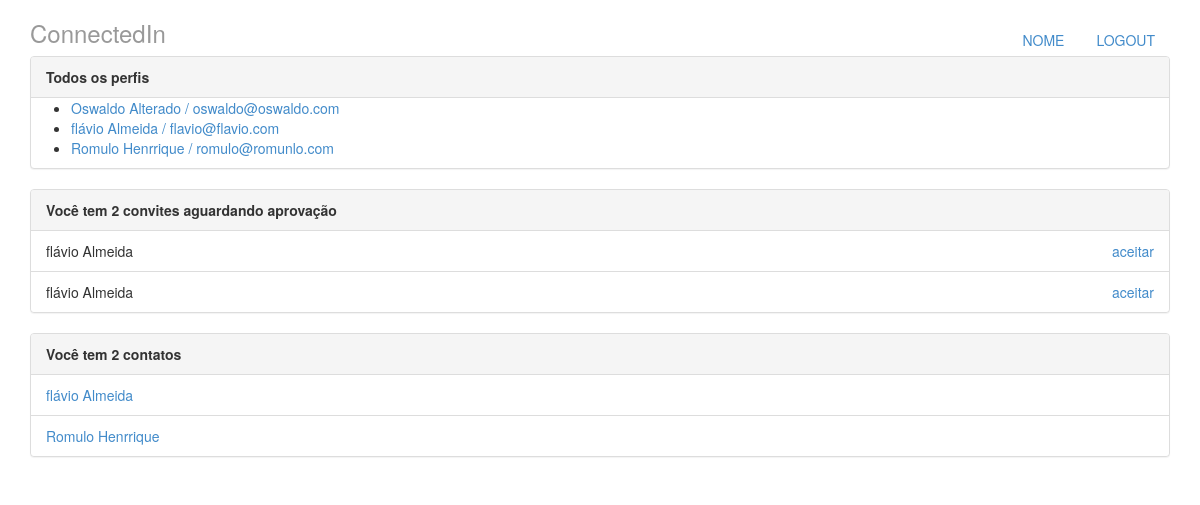
The page / on the database its author committed.
### perfis/models.py (models this page shows, shortened)
class Perfil(models.Model):
	nome = models.CharField(max_length=255, null=False)
	email = models.CharField(max_length=255, null=False)
	telefone = models.CharField(max_length=255, null=False)
	nome_empresa= models.CharField(max_length=255, null=False)
	contatos = models.ManyToManyField('self')

class Convite(models.Model):
	solicitante = models.ForeignKey(Perfil, related_name='convites_feitos')
	convidado = models.ForeignKey(Perfil, related_name = 'convites_recebidos')

### perfis/views.py (the view)
# urls.py: url(r'^$', views.index, name='index'),
def index(request):
	return render(request, 'index.html', {'perfis': Perfil.objects.all(), 'perfil_logado': get_perfil_logado(request)})

### perfis/views.py (called while the page is built)
def get_perfil_logado(request):
	return Perfil.objects.get(id=1)

### perfis/templates/index.html
{% extends "base.html" %}
{% block body %}
<div class="col-lg-12">
	<div class="panel panel-default">
		<div class="panel-heading">
			<strong>Todos os perfis</strong>
		</div>
		{% if perfis %}
			<ul>
				{%for perfil in perfis%}
			<li>
				<a href="{% url 'exibir' perfil.id %}">{{perfil.nome}} / {{perfil.email}}</a>
			</li>
			{% endfor %}
			</ul>
			{% else %}
			<p>Nenhum Perfil encontrado</p>
		{% endif %}
	</div>
	<div class="panel panel-default">
		{% with total_de_convites=perfil_logado.convites_recebidos.count %}
			{% if total_de_convites %}
			<div class="panel-heading">
				<strong>Você tem {{total_de_convites}} convite{{total_de_convites|pluralize}} aguardando aprovação</strong>
			</div>
			<ul class="list-group">
				{% for convite in perfil_logado.convites_recebidos.all %}
				<li class="list-group-item">
					{{ convite.solicitante.nome }}
					<a href="{% url 'aceitar' convite.id %}" class="pull-right">aceitar</a>
				</li>
				{% endfor %}
			</ul>
			{% else %}
			<div class="panel-body">
				<p>Nenhum convite recebido :(</p>
			</div>
			{% endif %}
		{% endwith %}
	</div>
	<div class="panel panel-default">
		{% with total_de_contatos=perfil_logado.contatos.count %}
			{% if total_de_contatos %}
			<div class="panel-heading">
				<strong>Você tem {{total_de_contatos}} contato{{total_de_contatos|pluralize}}</strong>
			</div>
			<ul class="list-group">
				{% for contato in perfil_logado.contatos.all %}
				<li class="list-group-item">
					<a href="{% url 'exibir' contato.id %}"> {{contato.nome}} </a>
				</li>
				{% endfor %}
			</ul>
			{% else %}
			<div class="panel-body">
				<p>Você não possui contatos no momento :(</p>
			</div>
			{% endif %}
		{% endwith %}
	</div>
</div>
{% endblock %}

### perfis/templates/base.html (shortened to what this page needs)
{% load staticfiles %}
<!DOCTYPE html>
<html lang="pt-br">
<head>
	<link rel="stylesheet" type="text/css" href="{% static "styles/bootstrap.css" %}">
	<link rel="stylesheet" type="text/css" href="{% static "main/bootstrap.css" %}">
</head>
<body>
	<div class="container">
		<div class="header">
		<ul class="nav nav-pills pull-right">
			<li><a href="{% url 'index' %}">NOME</a></li>
			<li><a href="/logout/">LOGOUT</a></li>
		</ul>
		<h3 class="text-muted">ConnectedIn</h3>
		</div>
		<div class="row content">
		{% block body %}
		{% endblock %}
	</div>
	</div>
</body>
</html>

### rows shown on the page
Perfil: nome "Oswaldo Alterado", email "oswaldo@oswaldo.com"
Perfil: nome "flávio Almeida", email "flavio@flavio.com"
Perfil: nome "Romulo Henrrique", email "romulo@romunlo.com"
Convite: solicitante.nome "flávio Almeida"
Convite: solicitante.nome "flávio Almeida"

### other values the page prints
{{ total_de_convites }} "2"
{{ total_de_contatos }} "2"
